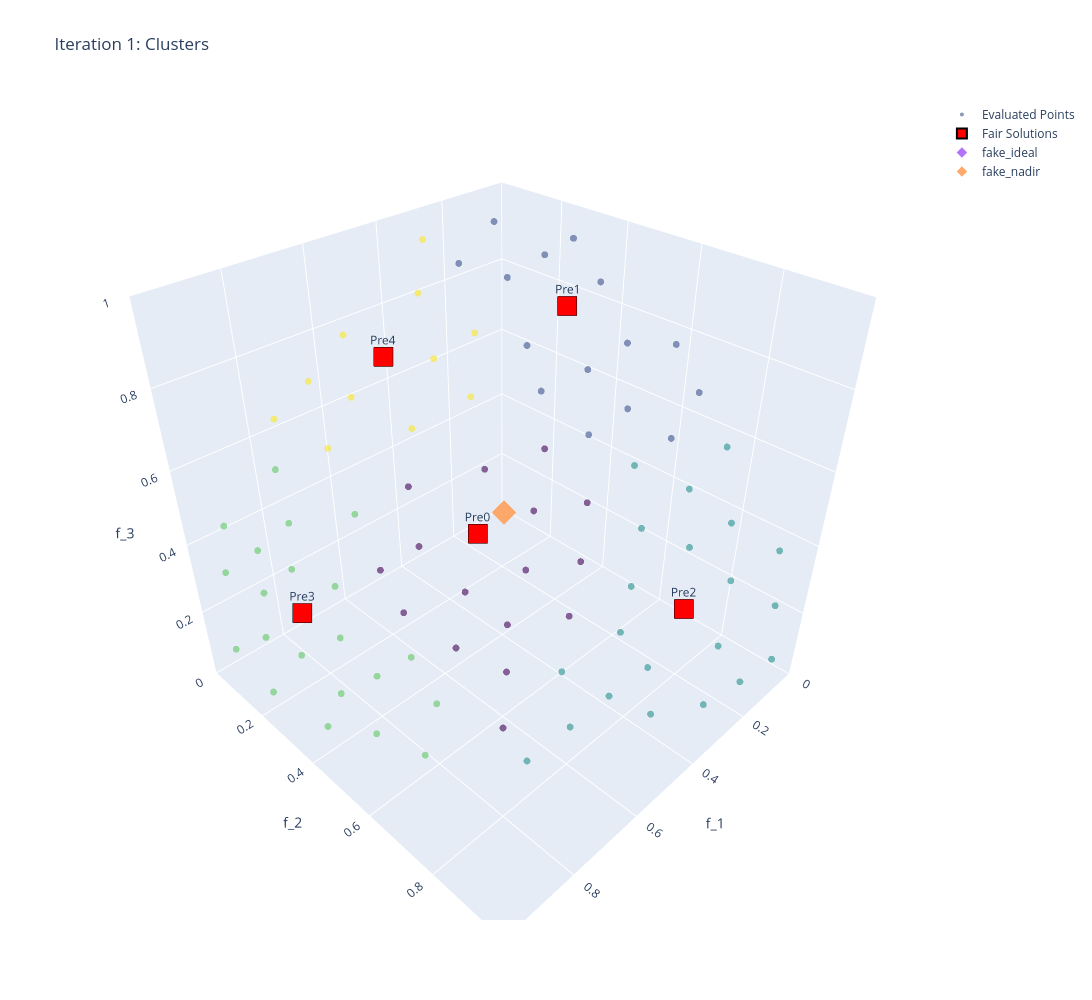
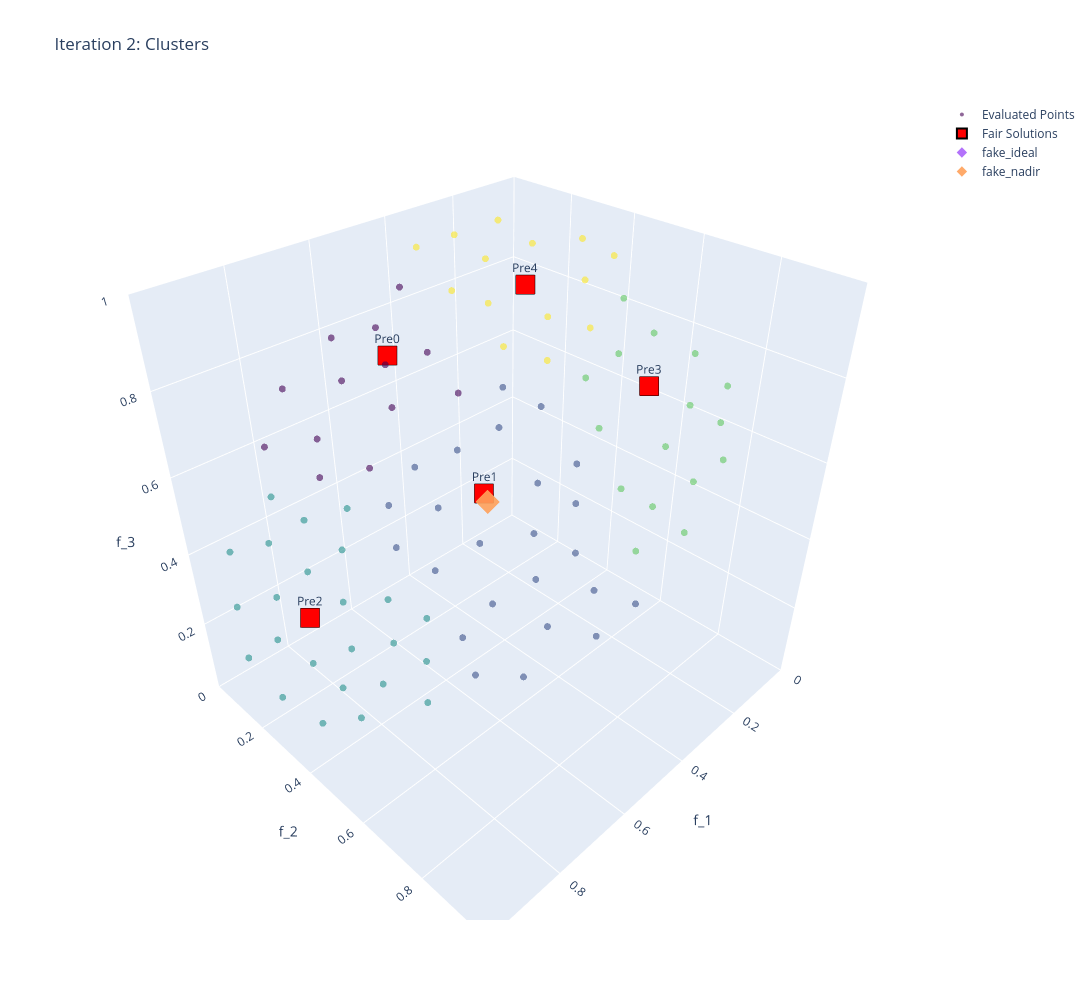
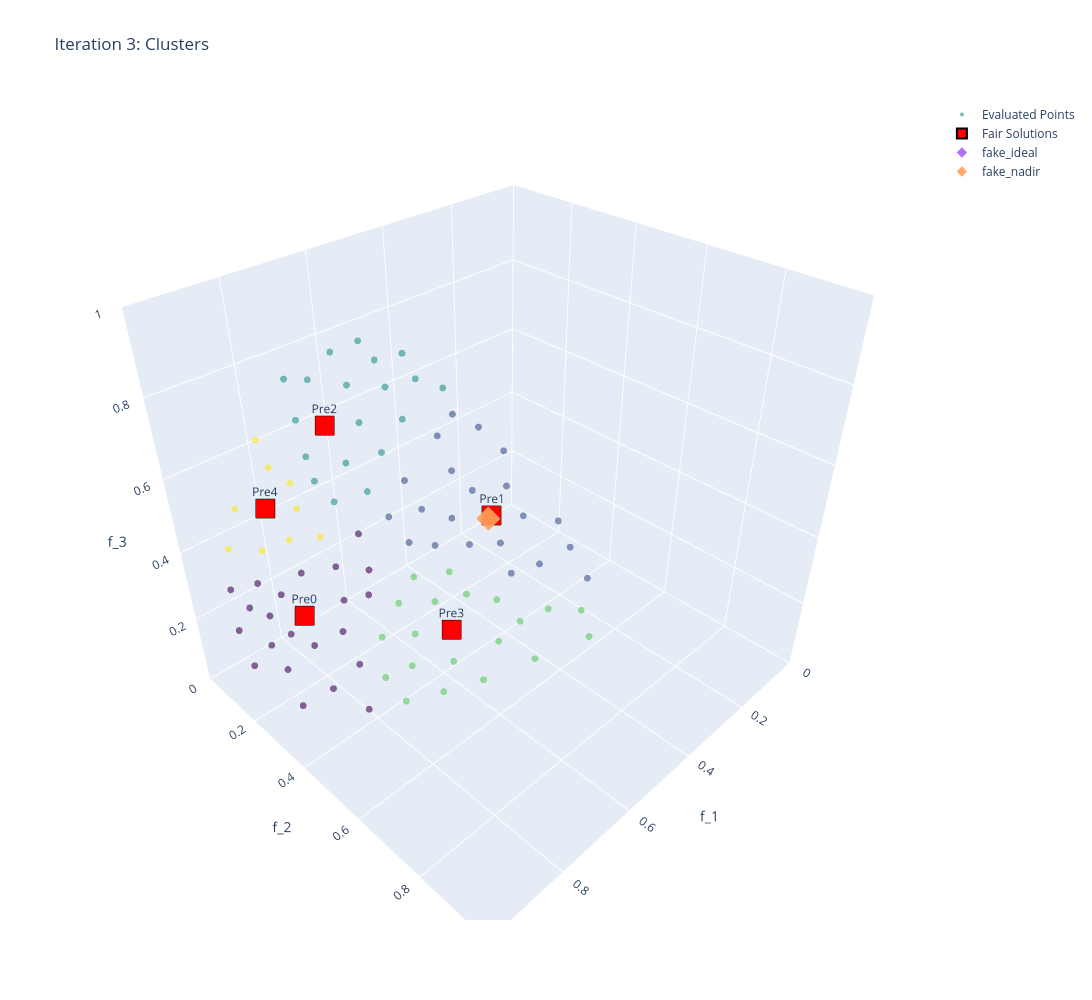
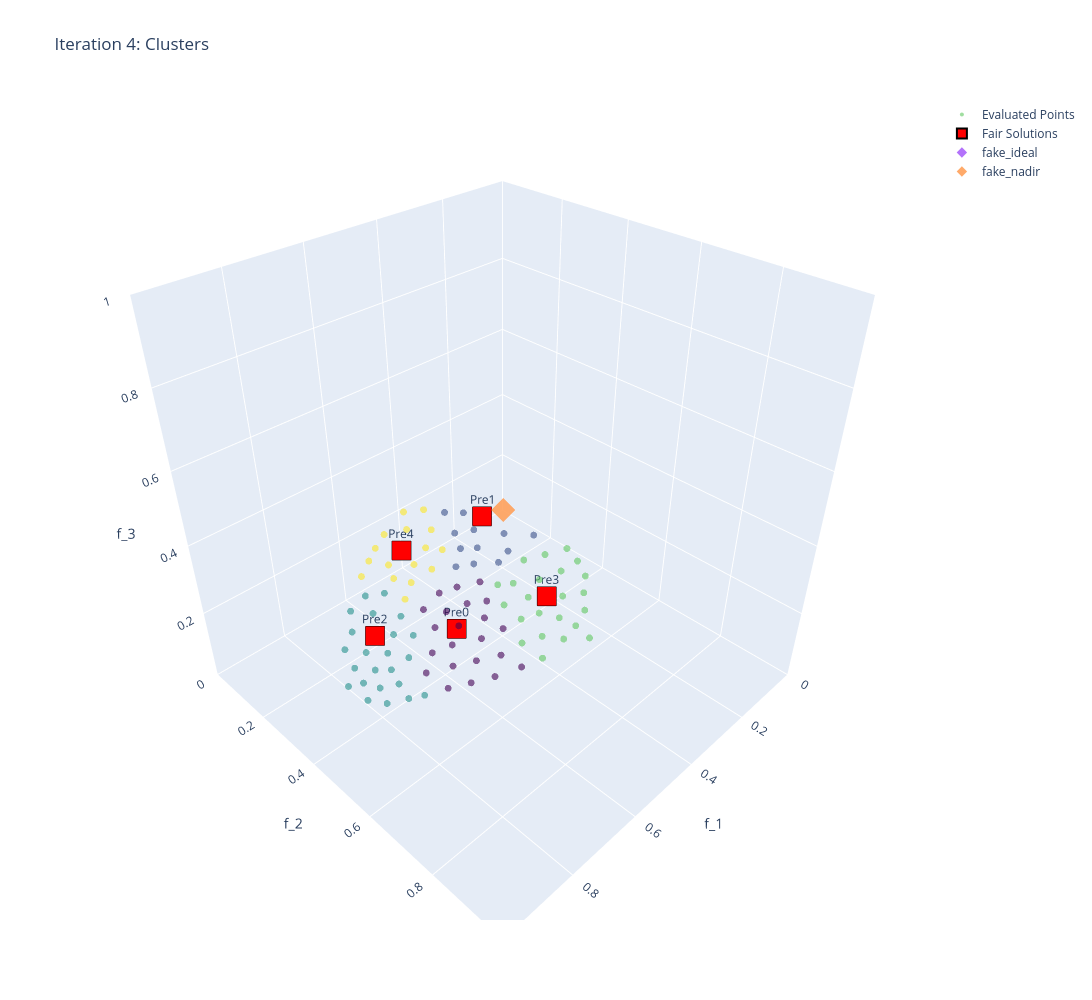

The cell these charts' notebook holds for them, in order:
### Code cell
# --- 3. THE LOOP ---
results_history = []
current_options = fav_options
fractions = [0.8, 0.6, 0.4, 0.2]  # Shrink the hull each iteration

# Run 4 iterations
for iter_idx in range(4):
    print(f"\n{'='*40}\n--- RUNNING ITERATION {iter_idx + 1} ---\n{'='*40}")

    # 1. Run Core Method
    fav_results = favorite_method(
        problem=dtlz2_problem,
        options=current_options,
        results_list=results_history
    )
    results_history.append(fav_results)

    points_matrix, centers_matrix, cluster_labels = cluster_points(fav_results)

    visualize_3d_clusters(
        options=current_options.GPRMoptions, 
        points_arr=points_matrix, 
        centers_arr=centers_matrix, 
        labels=cluster_labels, 
        n_predetermined=len(fav_results.fair_solutions), 
        iter_n=iter_idx+1,
    )
        #current_mps=fav_results.FavOptions.original_most_preferred_solutions

    # 2. DM Voting 
    dm1input = input()
    dm2input = input()
    dm3input = input()
    votes = {"DM1": int(dm1input), "DM2": int(dm2input), "DM3": int(dm3input)}
    winning_idx = majority_rule(votes)

    # 3. Generate Next Iteration MPS and get visualization data!
    next_mps = generate_next_iteration_mps(
        fav_results=fav_results,
        cluster_labels=cluster_labels,
        winning_idx=winning_idx,
        fraction_to_keep=fractions[iter_idx]
    )

    # 5. Prepare Options for Next Iteration
    current_options = current_options.model_copy(deep=True)
    current_options.GPRMoptions.method_options.most_preferred_solutions = next_mps
    current_options.GPRMoptions.method_options.version = "convex_hull"
    current_options.zoom_options.num_steps_remaining = max(1, 4 - iter_idx - 1)
    current_options.votes = votes

### Figure 1 — Plotly figure (JSON) as saved in the notebook; plotly's stock layout.template omitted (floating-point values rounded to 4 significant figures)
{"data": [{"marker": {"color": [1, 2, 3, 2, 0, 4, 3, 2, 2, 1, 0, 1, 4, 3, 4, 3, 3, 3, 2, 2, 1, 2, 0, 1, 2, 0, 4, 0, 0, 1, 3, 1, 2, 4, 4, 1, 4, 3, 1, 3, 3, 4, 2, 4, 2, 3, 1, 0, 4, 0, 2, 2, 1, 3, 2, 3, 0, 3, 2, 3, 2, 2, 2, 0, 0, 0, 0, 0, 0, 3, 2, 4, 4, 1, 4, 1, 1, 2, 2, 3, 4, 1, 2, 0, 1, 1, 3, 1, 2, 3, 0, 4, 1, 1, 2, 3, 3, 3, 3, 3], "colorscale": [[0, "#440154"], [0.1111, "#482878"], [0.2222, "#3e4989"], [0.3333, "#31688e"], [0.4444, "#26828e"], [0.5556, "#1f9e89"], [0.6667, "#35b779"], [0.7778, "#6ece58"], [0.8889, "#b5de2b"], [1, "#fde725"]], "opacity": 0.6, "size": 4}, "mode": "markers", "name": "Evaluated Points", "text": ["Cluster: 1", "Cluster: 2", "Cluster: 3", "Cluster: 2", "Cluster: 0", "Cluster: 4", "Cluster: 3", "Cluster: 2", "Cluster: 2", "Cluster: 1", "Cluster: 0", "Cluster: 1", "Cluster: 4", "Cluster: 3", "Cluster: 4", "Cluster: 3", "Cluster: 3", "Cluster: 3", "Cluster: 2", "Cluster: 2", "Cluster: 1", "Cluster: 2", "Cluster: 0", "Cluster: 1", "Cluster: 2", "Cluster: 0", "Cluster: 4", "Cluster: 0", "Cluster: 0", "Cluster: 1", "Cluster: 3", "Cluster: 1", "Cluster: 2", "Cluster: 4", "Cluster: 4", "Cluster: 1", "Cluster: 4", "Cluster: 3", "Cluster: 1", "Cluster: 3", "Cluster: 3", "Cluster: 4", "Cluster: 2", "Cluster: 4", "Cluster: 2", "Cluster: 3", "Cluster: 1", "Cluster: 0", "Cluster: 4", "Cluster: 0", "Cluster: 2", "Cluster: 2", "Cluster: 1", "Cluster: 3", "Cluster: 2", "Cluster: 3", "Cluster: 0", "Cluster: 3", "Cluster: 2", "Cluster: 3", "Cluster: 2", "Cluster: 2", "Cluster: 2", "Cluster: 0", "Cluster: 0", "Cluster: 0", "Cluster: 0", "Cluster: 0", "Cluster: 0", "Cluster: 3", "Cluster: 2", "Cluster: 4", "Cluster: 4", "Cluster: 1", "Cluster: 4", "Cluster: 1", "Cluster: 1", "Cluster: 2", "Cluster: 2", "Cluster: 3", "Cluster: 4", "Cluster: 1", "Cluster: 2", "Cluster: 0", "Cluster: 1", "Cluster: 1", "Cluster: 3", "Cluster: 1", "Cluster: 2", "Cluster: 3", "Cluster: 0", "Cluster: 4", "Cluster: 1", "Cluster: 1", "Cluster: 2", "Cluster: 3", "Cluster: 3", "Cluster: 3", "Cluster: 3", "Cluster: 3"], "type": "scatter3d", "x": [0.1676, 0.4945, 0.9098, -1.149e-08, 0.5663, 0.4456, 0.9292, 0.4236, 0.09413, -4.933e-09, 0.7373, 0.2686, 0.7392, 0.8498, 0.4199, 0.9845, 0.891, 0.8184, 0.5897, 0.3048, -4.996e-09, 0.202, 0.5893, 0.2294, 0.2294, 0.7199, 0.5698, 0.4388, 0.7017, 0.06928, 0.8538, 0.398, 0.4305, 0.3132, 0.6219, 0.09046, 0.4479, 0.9287, 0.1761, 0.8502, 0.9283, 0.6813, 0.2621, 0.4309, 0.08022, 0.7714, 0.2779, 0.7856, 0.509, 0.5504, 0.3626, 0.5916, -6.474e-09, 0.7891, 0.03808, 0.8133, 0.6315, 0.7421, 0.1593, 0.9718, 0.09243, 0.3298, 0.319, 0.6832, 0.4571, 0.6769, 0.6914, 0.4963, 0.5316, 0.8758, 0.4327, 0.7592, 0.582, 0.3214, 0.6574, 0.2152, 0.06898, 0.2788, 0.5144, 0.946, 0.5112, 0.3599, 0.2008, 0.6514, 0.2915, 0.1183, 0.8769, -9.12e-09, 0.4693, 0.8841, 0.7854, 0.7312, 0.3699, 0.1668, 0.6683, 0.954, 0.9033, 0.9036, 0.9025, 0.8017], "y": [0.1417, 0.8692, 0.01356, 0.8748, 0.5141, -4.75e-09, 0.3674, 0.8039, 0.9896, 0.4572, 0.5989, 0.6411, 0.2141, 0.346, 0.3367, 0.1044, -1.175e-08, 0.5742, 0.7657, 0.9489, 0.4612, 0.9088, 0.656, 0.4274, 0.7913, 0.4756, 0.2095, 0.6849, 0.7022, 0.3003, 0.4712, 0.5118, 0.872, 0.05557, 0.3551, 0.6973, -4.785e-09, 0.3004, 0.5573, 0.1975, 0.1796, 0.08056, 0.9377, 0.1699, 0.9644, 0.3338, 0.2938, 0.4926, 0.416, 0.7451, 0.7723, 0.7983, 0.4641, 0.5885, 0.9285, 0.1123, 0.5592, 0.6703, 0.8641, 0.2231, 0.7866, 0.879, 0.7083, 0.408, 0.5794, 0.6877, 0.5815, 0.7235, 0.6215, 0.4787, 0.8952, 0.04599, 0.08771, 0.1851, 0.2014, 0.722, 0.6099, 0.8413, 0.8381, 0.05107, 0.3058, 0.4335, 0.9746, 0.6648, 0.5462, 0.4269, 0.3831, 0.7168, 0.8201, 0.2381, 0.4246, -9.371e-09, 0.6223, 0.3015, 0.7436, 0.2008, 0.2869, 0.4004, 0.1372, 0.5278], "z": [0.9756, -1.346e-08, 0.4149, 0.4846, 0.6442, 0.8952, 0.04016, 0.4176, 0.1085, 0.8894, 0.3125, 0.7189, 0.6385, 0.3977, 0.8428, 0.1411, 0.454, 0.02251, 0.2568, 0.08197, 0.8873, 0.365, 0.4717, 0.8744, 0.5667, 0.5056, 0.7947, 0.5817, 0.1207, 0.9513, 0.2212, 0.7613, 0.2331, 0.9481, 0.6979, 0.7111, 0.8941, 0.2176, 0.8114, 0.488, 0.3255, 0.7275, 0.2282, 0.8863, 0.2518, 0.5418, 0.9146, 0.3745, 0.7536, 0.3767, 0.5216, 0.1131, 0.8858, 0.1759, 0.3694, 0.5709, 0.5371, -1.351e-08, 0.4775, 0.07671, 0.6105, 0.3442, 0.6297, 0.6056, 0.6748, 0.2625, 0.4287, 0.4798, 0.5755, 0.06217, 0.1068, 0.6492, 0.8085, 0.9287, 0.7261, 0.6576, 0.7895, 0.4631, 0.1816, 0.3202, 0.8032, 0.8262, 0.09912, 0.3655, 0.7853, 0.8965, 0.2904, 0.6973, 0.3275, 0.4021, 0.4504, 0.6822, 0.6899, 0.9388, 0.01998, 0.2225, 0.319, 0.1524, 0.4082, 0.2807]}, {"marker": {"color": "red", "line": {"color": "black", "width": 2}, "size": 10, "symbol": "square"}, "mode": "markers+text", "name": "Fair Solutions", "text": ["Pre0", "Pre1", "Pre2", "Pre3", "Pre4"], "textposition": "top center", "type": "scatter3d", "x": [0.6315, 0.2294, 0.3298, 0.9033, 0.5698], "y": [0.5592, 0.4274, 0.879, 0.2869, 0.2095], "z": [0.5371, 0.8744, 0.3442, 0.319, 0.7947]}, {"marker": {"color": "blue", "line": {"color": "white", "width": 2}, "size": 10, "symbol": "diamond"}, "mode": "markers+text", "name": "New Candidates", "text": [], "textposition": "top center", "type": "scatter3d", "x": [], "y": [], "z": []}, {"marker": {"symbol": "diamond"}, "mode": "markers", "name": "fake_ideal", "opacity": 0.9, "type": "scatter3d", "x": [-1.16e-08], "y": [-4.415e-09], "z": [-1.32e-08]}, {"marker": {"symbol": "diamond"}, "mode": "markers", "name": "fake_nadir", "opacity": 0.9, "type": "scatter3d", "x": [0.8972], "y": [0.8978], "z": [0.8977]}], "layout": {"height": 1000, "scene": {"xaxis": {"range": [0, 1], "title": {"text": "f_1"}}, "yaxis": {"range": [0, 1], "title": {"text": "f_2"}}, "zaxis": {"range": [0, 1], "title": {"text": "f_3"}}}, "title": {"text": "Iteration 1: Clusters"}, "width": 1200}}

### Figure 2 — Plotly figure (JSON) as saved in the notebook; plotly's stock layout.template omitted (floating-point values rounded to 4 significant figures)
{"data": [{"marker": {"color": [0, 3, 1, 2, 4, 0, 2, 1, 1, 3, 2, 1, 4, 0, 3, 2, 0, 3, 0, 1, 1, 2, 4, 4, 2, 4, 3, 3, 1, 1, 1, 2, 2, 2, 4, 4, 3, 3, 0, 1, 0, 0, 0, 2, 2, 3, 2, 4, 1, 0, 3, 2, 1, 4, 3, 2, 2, 1, 3, 2, 2, 3, 4, 1, 1, 2, 2, 1, 0, 4, 3, 1, 1, 4, 2, 0, 2, 1, 2, 2, 3, 2, 1, 4, 1, 4, 4, 2, 0, 1, 3, 3, 1, 2, 0, 1, 3, 2, 1, 3], "colorscale": [[0, "#440154"], [0.1111, "#482878"], [0.2222, "#3e4989"], [0.3333, "#31688e"], [0.4444, "#26828e"], [0.5556, "#1f9e89"], [0.6667, "#35b779"], [0.7778, "#6ece58"], [0.8889, "#b5de2b"], [1, "#fde725"]], "opacity": 0.6, "size": 4}, "mode": "markers", "name": "Evaluated Points", "text": ["Cluster: 0", "Cluster: 3", "Cluster: 1", "Cluster: 2", "Cluster: 4", "Cluster: 0", "Cluster: 2", "Cluster: 1", "Cluster: 1", "Cluster: 3", "Cluster: 2", "Cluster: 1", "Cluster: 4", "Cluster: 0", "Cluster: 3", "Cluster: 2", "Cluster: 0", "Cluster: 3", "Cluster: 0", "Cluster: 1", "Cluster: 1", "Cluster: 2", "Cluster: 4", "Cluster: 4", "Cluster: 2", "Cluster: 4", "Cluster: 3", "Cluster: 3", "Cluster: 1", "Cluster: 1", "Cluster: 1", "Cluster: 2", "Cluster: 2", "Cluster: 2", "Cluster: 4", "Cluster: 4", "Cluster: 3", "Cluster: 3", "Cluster: 0", "Cluster: 1", "Cluster: 0", "Cluster: 0", "Cluster: 0", "Cluster: 2", "Cluster: 2", "Cluster: 3", "Cluster: 2", "Cluster: 4", "Cluster: 1", "Cluster: 0", "Cluster: 3", "Cluster: 2", "Cluster: 1", "Cluster: 4", "Cluster: 3", "Cluster: 2", "Cluster: 2", "Cluster: 1", "Cluster: 3", "Cluster: 2", "Cluster: 2", "Cluster: 3", "Cluster: 4", "Cluster: 1", "Cluster: 1", "Cluster: 2", "Cluster: 2", "Cluster: 1", "Cluster: 0", "Cluster: 4", "Cluster: 3", "Cluster: 1", "Cluster: 1", "Cluster: 4", "Cluster: 2", "Cluster: 0", "Cluster: 2", "Cluster: 1", "Cluster: 2", "Cluster: 2", "Cluster: 3", "Cluster: 2", "Cluster: 1", "Cluster: 4", "Cluster: 1", "Cluster: 4", "Cluster: 4", "Cluster: 2", "Cluster: 0", "Cluster: 1", "Cluster: 3", "Cluster: 3", "Cluster: 1", "Cluster: 2", "Cluster: 0", "Cluster: 1", "Cluster: 3", "Cluster: 2", "Cluster: 1", "Cluster: 3"], "type": "scatter3d", "x": [0.7124, -5.09e-09, 0.4149, 0.9297, 0.3574, 0.4659, 0.9218, 0.4213, 0.7156, 0.1146, 0.8465, 0.6327, 0.2807, 0.5185, 0.364, 0.9747, 0.7972, 0.2027, 0.6509, 0.5865, 0.5828, 0.8438, 0.187, 0.2386, 0.8291, 0.08332, 0.2701, 0.01175, 0.7457, 0.5002, 0.4932, 0.7537, 0.9141, 0.9155, 0.3978, 0.4076, 0.3471, 0.2366, 0.6262, 0.6543, 0.545, 0.7407, 0.7147, 0.8861, 0.8786, 0.1163, 0.9617, 0.1679, 0.6621, 0.5271, 0.3833, 0.9556, 0.7125, 0.1882, 0.3143, 0.8407, 0.8114, 0.5043, 0.04996, 0.8644, 0.7936, 0.1354, 0.2941, 0.5461, 0.6439, 0.9393, 0.8823, 0.5882, 0.4546, 0.2846, 0.1233, 0.4558, 0.5744, 0.3577, 0.7773, 0.6035, 0.7916, 0.5067, 0.8651, 0.884, 0.2087, 0.7731, 0.6573, 0.368, 0.4846, 0.05664, 0.2965, 0.8931, 0.5841, 0.7223, -8.75e-09, 0.2215, 0.4581, 0.8102, 0.7756, 0.7159, 0.07977, 0.8937, 0.4202, 0.3177], "y": [0.3166, 0.4671, 0.8306, 0.3605, 0.05408, -5.069e-09, 0.03958, 0.534, 0.6486, 0.8063, 0.3716, 0.5745, 0.3353, 0.2827, 0.7225, 0.146, 0.04005, 0.6457, 0.1486, 0.455, 0.7303, 0.4894, 0.1444, 0.4969, 0.2247, 0.3187, 0.834, 0.7233, 0.4382, 0.6082, 0.7182, 0.5395, 0.2113, 0.3311, 0.2244, 0.4026, 0.6351, 0.7332, 0.2913, 0.6366, 0.1382, 0.1704, 0.00591, -1.167e-08, -1.155e-08, 0.5787, 0.2523, 0.4101, 0.4785, 0.3918, 0.7931, 0.09572, 0.523, 0.2612, 0.5597, 0.1176, 0.3341, 0.8015, 0.6497, 0.4128, 0.5785, 0.7131, 0.2199, 0.6463, 0.7226, 0.2322, 0.1535, 0.5384, 0.1122, 0.1026, 0.4896, 0.6783, 0.6835, 0.4857, 0.561, 0.05057, 0.4589, 0.4961, 0.2735, 0.4513, 0.7984, 0.3101, 0.4002, 0.3105, 0.7696, 0.3954, 0.4232, 0.3057, 0.2196, 0.3892, 0.7, 0.5686, 0.4554, 0.4933, 0.2203, 0.6097, 0.763, 0.4066, 0.643, 0.776], "z": [0.6262, 0.8842, 0.3714, 0.0757, 0.9324, 0.8848, 0.3856, 0.733, 0.2592, 0.5803, 0.3813, 0.5192, 0.8993, 0.807, 0.5878, 0.1692, 0.6023, 0.7362, 0.7444, 0.6701, 0.3563, 0.2201, 0.9717, 0.8343, 0.512, 0.9442, 0.4812, 0.6905, 0.5019, 0.6163, 0.4908, 0.3754, 0.3461, 0.2287, 0.8896, 0.8196, 0.69, 0.6375, 0.7232, 0.4081, 0.827, 0.6498, 0.6995, 0.4635, 0.4775, 0.8072, 0.1069, 0.8965, 0.5768, 0.7541, 0.4734, 0.2788, 0.4678, 0.9468, 0.7668, 0.5286, 0.4795, 0.3214, 0.7585, 0.2871, 0.1884, 0.6879, 0.9301, 0.533, 0.2514, 0.2527, 0.445, 0.6034, 0.8836, 0.9531, 0.8632, 0.5763, 0.4505, 0.7976, 0.2849, 0.7958, 0.4036, 0.705, 0.4205, 0.1218, 0.5648, 0.5533, 0.6386, 0.8765, 0.4157, 0.9168, 0.8562, 0.3301, 0.7814, 0.5717, 0.7141, 0.7922, 0.7634, 0.3166, 0.5915, 0.3403, 0.6415, 0.1897, 0.6403, 0.5448]}, {"marker": {"color": "red", "line": {"color": "black", "width": 2}, "size": 10, "symbol": "square"}, "mode": "markers+text", "name": "Fair Solutions", "text": ["Pre0", "Pre1", "Pre2", "Pre3", "Pre4"], "textposition": "top center", "type": "scatter3d", "x": [0.5698, 0.5882, 0.8931, 0.2027, 0.2807], "y": [0.2095, 0.5384, 0.3057, 0.6457, 0.3353], "z": [0.7947, 0.6034, 0.3301, 0.7362, 0.8993]}, {"marker": {"color": "blue", "line": {"color": "white", "width": 2}, "size": 10, "symbol": "diamond"}, "mode": "markers+text", "name": "New Candidates", "text": [], "textposition": "top center", "type": "scatter3d", "x": [], "y": [], "z": []}, {"marker": {"symbol": "diamond"}, "mode": "markers", "name": "fake_ideal", "opacity": 0.9, "type": "scatter3d", "x": [-1.16e-08], "y": [-4.415e-09], "z": [-1.32e-08]}, {"marker": {"symbol": "diamond"}, "mode": "markers", "name": "fake_nadir", "opacity": 0.9, "type": "scatter3d", "x": [0.8972], "y": [0.8978], "z": [0.8977]}], "layout": {"height": 1000, "scene": {"xaxis": {"range": [0, 1], "title": {"text": "f_1"}}, "yaxis": {"range": [0, 1], "title": {"text": "f_2"}}, "zaxis": {"range": [0, 1], "title": {"text": "f_3"}}}, "title": {"text": "Iteration 2: Clusters"}, "width": 1200}}

### Figure 3 — Plotly figure (JSON) as saved in the notebook; plotly's stock layout.template omitted (floating-point values rounded to 4 significant figures)
{"data": [{"marker": {"color": [2, 3, 0, 1, 3, 4, 2, 1, 0, 3, 2, 0, 1, 4, 3, 0, 0, 2, 0, 2, 0, 4, 3, 2, 1, 1, 1, 1, 3, 3, 0, 2, 3, 0, 4, 0, 2, 4, 2, 3, 1, 1, 1, 2, 2, 3, 0, 0, 0, 2, 4, 2, 3, 2, 3, 0, 3, 1, 4, 2, 1, 4, 0, 0, 2, 2, 2, 0, 2, 3, 4, 0, 1, 3, 1, 4, 0, 3, 1, 1, 3, 1, 1, 1, 3, 1, 2, 3, 2, 1, 1, 3, 2, 2, 4, 3, 0, 0, 0, 0], "colorscale": [[0, "#440154"], [0.1111, "#482878"], [0.2222, "#3e4989"], [0.3333, "#31688e"], [0.4444, "#26828e"], [0.5556, "#1f9e89"], [0.6667, "#35b779"], [0.7778, "#6ece58"], [0.8889, "#b5de2b"], [1, "#fde725"]], "opacity": 0.6, "size": 4}, "mode": "markers", "name": "Evaluated Points", "text": ["Cluster: 2", "Cluster: 3", "Cluster: 0", "Cluster: 1", "Cluster: 3", "Cluster: 4", "Cluster: 2", "Cluster: 1", "Cluster: 0", "Cluster: 3", "Cluster: 2", "Cluster: 0", "Cluster: 1", "Cluster: 4", "Cluster: 3", "Cluster: 0", "Cluster: 0", "Cluster: 2", "Cluster: 0", "Cluster: 2", "Cluster: 0", "Cluster: 4", "Cluster: 3", "Cluster: 2", "Cluster: 1", "Cluster: 1", "Cluster: 1", "Cluster: 1", "Cluster: 3", "Cluster: 3", "Cluster: 0", "Cluster: 2", "Cluster: 3", "Cluster: 0", "Cluster: 4", "Cluster: 0", "Cluster: 2", "Cluster: 4", "Cluster: 2", "Cluster: 3", "Cluster: 1", "Cluster: 1", "Cluster: 1", "Cluster: 2", "Cluster: 2", "Cluster: 3", "Cluster: 0", "Cluster: 0", "Cluster: 0", "Cluster: 2", "Cluster: 4", "Cluster: 2", "Cluster: 3", "Cluster: 2", "Cluster: 3", "Cluster: 0", "Cluster: 3", "Cluster: 1", "Cluster: 4", "Cluster: 2", "Cluster: 1", "Cluster: 4", "Cluster: 0", "Cluster: 0", "Cluster: 2", "Cluster: 2", "Cluster: 2", "Cluster: 0", "Cluster: 2", "Cluster: 3", "Cluster: 4", "Cluster: 0", "Cluster: 1", "Cluster: 3", "Cluster: 1", "Cluster: 4", "Cluster: 0", "Cluster: 3", "Cluster: 1", "Cluster: 1", "Cluster: 3", "Cluster: 1", "Cluster: 1", "Cluster: 1", "Cluster: 3", "Cluster: 1", "Cluster: 2", "Cluster: 3", "Cluster: 2", "Cluster: 1", "Cluster: 1", "Cluster: 3", "Cluster: 2", "Cluster: 2", "Cluster: 4", "Cluster: 3", "Cluster: 0", "Cluster: 0", "Cluster: 0", "Cluster: 0"], "type": "scatter3d", "x": [0.5903, 0.5229, 0.9696, 0.53, 0.7775, 0.8775, 0.7279, 0.4992, 0.8681, 0.7065, 0.5403, 0.8678, 0.649, 0.8691, 0.6459, 0.9457, 0.9001, 0.7342, 0.7757, 0.6189, 0.9401, 0.8212, 0.7959, 0.6423, 0.4931, 0.6768, 0.5474, 0.6022, 0.6209, 0.6923, 0.9282, 0.5789, 0.7256, 0.8401, 0.8892, 0.8593, 0.534, 0.8096, 0.5715, 0.5747, 0.7224, 0.6086, 0.5599, 0.6735, 0.6723, 0.6667, 0.9644, 0.9403, 0.9009, 0.7404, 0.9172, 0.7635, 0.7664, 0.7762, 0.8192, 0.7907, 0.8181, 0.5934, 0.8203, 0.6028, 0.5189, 0.8509, 0.892, 0.9181, 0.7302, 0.6777, 0.7116, 0.8607, 0.615, 0.7396, 0.8548, 0.8261, 0.5003, 0.7412, 0.6804, 0.7908, 0.9437, 0.7754, 0.5481, 0.6461, 0.7306, 0.7268, 0.5986, 0.5933, 0.5223, 0.6919, 0.5572, 0.8347, 0.7784, 0.6081, 0.5511, 0.6844, 0.5806, 0.6929, 0.8049, 0.6247, 0.8082, 0.9032, 0.9418, 0.9182], "y": [-7.023e-09, 0.7893, 0.19, 0.4602, 0.486, 0.04163, 0.2675, 0.6659, 0.4758, 0.6646, 0.2313, 0.2726, 0.5099, -1.14e-08, 0.64, 0.09295, 0.3425, 0.0997, 0.3614, 0.3242, 0.3262, 0.2083, 0.543, 0.1672, 0.7491, 0.3963, 0.5629, 0.6039, 0.7294, 0.5486, 0.2208, -8.277e-09, 0.5896, 0.3817, 0.1595, 0.445, 0.3546, 0.09173, 0.118, 0.7186, 0.4602, 0.4649, 0.675, 0.06617, 0.2457, 0.6681, 0.1365, 0.2851, 0.3972, -1e-08, 0.05802, 0.1727, 0.6064, 0.2839, 0.5447, 0.4097, 0.4757, 0.4043, 0.2862, 0.2491, 0.5237, 0.1291, 0.298, 0.1701, 0.3397, 0.3252, 0.176, 0.3971, 0.07325, 0.6097, 0.2189, 0.3426, 0.7031, 0.4943, 0.453, 0.01846, 0.2366, 0.5324, 0.6139, 0.559, 0.5461, 0.4029, 0.5165, 0.5674, 0.7631, 0.5058, 0.2944, 0.4997, 0.2204, 0.6426, 0.4039, 0.5909, 0.1868, 0.0005736, 0.1658, 0.6873, 0.4261, 0.2389, 0.1608, 0.2827], "z": [0.8072, 0.3219, 0.1543, 0.7123, 0.3992, 0.4778, 0.6314, 0.5544, 0.1413, 0.2434, 0.809, 0.4155, 0.5647, 0.4946, 0.4163, 0.3114, 0.2694, 0.6716, 0.5173, 0.7154, 0.09943, 0.5313, 0.2679, 0.748, 0.4425, 0.6205, 0.6193, 0.5222, 0.2871, 0.4687, 0.2995, 0.8154, 0.3547, 0.3854, 0.4287, 0.252, 0.7675, 0.5798, 0.8121, 0.3916, 0.5161, 0.643, 0.4804, 0.7362, 0.6983, 0.3303, 0.2264, 0.186, 0.1749, 0.6722, 0.3941, 0.6223, 0.2119, 0.5629, 0.1794, 0.4548, 0.323, 0.696, 0.4952, 0.758, 0.6756, 0.5092, 0.3399, 0.358, 0.5928, 0.6596, 0.6802, 0.3185, 0.7851, 0.285, 0.4706, 0.4474, 0.5053, 0.4542, 0.576, 0.6118, 0.2312, 0.3394, 0.5681, 0.5197, 0.4098, 0.5562, 0.6123, 0.571, 0.3805, 0.5152, 0.7764, 0.2316, 0.5878, 0.4662, 0.7302, 0.4271, 0.7924, 0.721, 0.5698, 0.3707, 0.4065, 0.3565, 0.2953, 0.2774]}, {"marker": {"color": "red", "line": {"color": "black", "width": 2}, "size": 10, "symbol": "square"}, "mode": "markers+text", "name": "Fair Solutions", "text": ["Pre0", "Pre1", "Pre2", "Pre3", "Pre4"], "textposition": "top center", "type": "scatter3d", "x": [0.8931, 0.5933, 0.7116, 0.7256, 0.8509], "y": [0.3057, 0.5674, 0.176, 0.5896, 0.1291], "z": [0.3301, 0.571, 0.6802, 0.3547, 0.5092]}, {"marker": {"color": "blue", "line": {"color": "white", "width": 2}, "size": 10, "symbol": "diamond"}, "mode": "markers+text", "name": "New Candidates", "text": [], "textposition": "top center", "type": "scatter3d", "x": [], "y": [], "z": []}, {"marker": {"symbol": "diamond"}, "mode": "markers", "name": "fake_ideal", "opacity": 0.9, "type": "scatter3d", "x": [-1.16e-08], "y": [-4.415e-09], "z": [-1.32e-08]}, {"marker": {"symbol": "diamond"}, "mode": "markers", "name": "fake_nadir", "opacity": 0.9, "type": "scatter3d", "x": [0.8972], "y": [0.8978], "z": [0.8977]}], "layout": {"height": 1000, "scene": {"xaxis": {"range": [0, 1], "title": {"text": "f_1"}}, "yaxis": {"range": [0, 1], "title": {"text": "f_2"}}, "zaxis": {"range": [0, 1], "title": {"text": "f_3"}}}, "title": {"text": "Iteration 3: Clusters"}, "width": 1200}}

### Figure 4 — Plotly figure (JSON) as saved in the notebook; plotly's stock layout.template omitted (floating-point values rounded to 4 significant figures)
{"data": [{"marker": {"color": [3, 2, 4, 0, 1, 4, 0, 2, 3, 3, 1, 2, 1, 4, 4, 2, 3, 0, 1, 2, 3, 0, 2, 2, 4, 3, 0, 2, 2, 3, 3, 1, 4, 0, 2, 3, 2, 1, 3, 0, 0, 1, 3, 3, 0, 0, 3, 4, 0, 0, 4, 0, 0, 2, 0, 0, 2, 2, 3, 1, 2, 0, 2, 3, 3, 2, 3, 0, 2, 0, 4, 3, 2, 4, 4, 0, 2, 0, 1, 2, 2, 3, 4, 3, 2, 0, 4, 4, 4, 3, 1, 4, 1, 1, 2, 3, 4, 1, 3, 3], "colorscale": [[0, "#440154"], [0.1111, "#482878"], [0.2222, "#3e4989"], [0.3333, "#31688e"], [0.4444, "#26828e"], [0.5556, "#1f9e89"], [0.6667, "#35b779"], [0.7778, "#6ece58"], [0.8889, "#b5de2b"], [1, "#fde725"]], "opacity": 0.6, "size": 4}, "mode": "markers", "name": "Evaluated Points", "text": ["Cluster: 3", "Cluster: 2", "Cluster: 4", "Cluster: 0", "Cluster: 1", "Cluster: 4", "Cluster: 0", "Cluster: 2", "Cluster: 3", "Cluster: 3", "Cluster: 1", "Cluster: 2", "Cluster: 1", "Cluster: 4", "Cluster: 4", "Cluster: 2", "Cluster: 3", "Cluster: 0", "Cluster: 1", "Cluster: 2", "Cluster: 3", "Cluster: 0", "Cluster: 2", "Cluster: 2", "Cluster: 4", "Cluster: 3", "Cluster: 0", "Cluster: 2", "Cluster: 2", "Cluster: 3", "Cluster: 3", "Cluster: 1", "Cluster: 4", "Cluster: 0", "Cluster: 2", "Cluster: 3", "Cluster: 2", "Cluster: 1", "Cluster: 3", "Cluster: 0", "Cluster: 0", "Cluster: 1", "Cluster: 3", "Cluster: 3", "Cluster: 0", "Cluster: 0", "Cluster: 3", "Cluster: 4", "Cluster: 0", "Cluster: 0", "Cluster: 4", "Cluster: 0", "Cluster: 0", "Cluster: 2", "Cluster: 0", "Cluster: 0", "Cluster: 2", "Cluster: 2", "Cluster: 3", "Cluster: 1", "Cluster: 2", "Cluster: 0", "Cluster: 2", "Cluster: 3", "Cluster: 3", "Cluster: 2", "Cluster: 3", "Cluster: 0", "Cluster: 2", "Cluster: 0", "Cluster: 4", "Cluster: 3", "Cluster: 2", "Cluster: 4", "Cluster: 4", "Cluster: 0", "Cluster: 2", "Cluster: 0", "Cluster: 1", "Cluster: 2", "Cluster: 2", "Cluster: 3", "Cluster: 4", "Cluster: 3", "Cluster: 2", "Cluster: 0", "Cluster: 4", "Cluster: 4", "Cluster: 4", "Cluster: 3", "Cluster: 1", "Cluster: 4", "Cluster: 1", "Cluster: 1", "Cluster: 2", "Cluster: 3", "Cluster: 4", "Cluster: 1", "Cluster: 3", "Cluster: 3"], "type": "scatter3d", "x": [0.5706, 0.8926, 0.6848, 0.7541, 0.5512, 0.813, 0.6955, 0.8019, 0.6442, 0.4976, 0.6865, 0.835, 0.6118, 0.7563, 0.7542, 0.8533, 0.5747, 0.7504, 0.6238, 0.8048, 0.639, 0.6964, 0.8784, 0.8531, 0.7127, 0.5197, 0.696, 0.849, 0.7913, 0.5089, 0.596, 0.663, 0.7721, 0.727, 0.7969, 0.5482, 0.8302, 0.5943, 0.5263, 0.7328, 0.6639, 0.6432, 0.6143, 0.6168, 0.721, 0.7718, 0.5848, 0.7225, 0.7673, 0.6511, 0.7203, 0.7898, 0.6595, 0.8755, 0.6767, 0.7151, 0.787, 0.8239, 0.5344, 0.6597, 0.8768, 0.7584, 0.8292, 0.6042, 0.5664, 0.86, 0.5483, 0.7407, 0.8551, 0.6804, 0.7452, 0.6031, 0.8115, 0.6912, 0.7929, 0.7295, 0.8239, 0.6992, 0.6346, 0.8217, 0.8555, 0.6272, 0.7756, 0.5739, 0.8735, 0.6668, 0.7753, 0.6922, 0.74, 0.5437, 0.66, 0.712, 0.6671, 0.6341, 0.8331, 0.5006, 0.7754, 0.6018, 0.5112, 0.6405], "y": [0.752, 0.414, 0.4538, 0.5539, 0.6416, 0.3919, 0.6727, 0.5647, 0.6485, 0.7407, 0.5503, 0.4505, 0.5517, 0.487, 0.4048, 0.4969, 0.682, 0.6022, 0.6119, 0.5232, 0.6963, 0.634, 0.3961, 0.4649, 0.4874, 0.7626, 0.5919, 0.3907, 0.4891, 0.6966, 0.7033, 0.5234, 0.435, 0.5409, 0.4459, 0.7245, 0.5148, 0.5983, 0.7853, 0.6382, 0.5977, 0.5697, 0.7332, 0.6476, 0.5917, 0.5619, 0.6465, 0.441, 0.6027, 0.7078, 0.5131, 0.56, 0.661, 0.4576, 0.6719, 0.637, 0.5208, 0.4361, 0.7054, 0.4906, 0.4226, 0.5245, 0.4826, 0.721, 0.7338, 0.4039, 0.6719, 0.5911, 0.4407, 0.627, 0.4476, 0.6782, 0.4852, 0.4831, 0.3959, 0.5637, 0.5369, 0.5656, 0.5208, 0.4116, 0.4797, 0.6816, 0.3989, 0.7028, 0.445, 0.6203, 0.4867, 0.5163, 0.4797, 0.7602, 0.576, 0.4213, 0.5444, 0.5506, 0.4958, 0.7198, 0.4535, 0.6176, 0.75, 0.6262], "z": [0.3301, 0.1789, 0.5702, 0.3529, 0.5334, 0.4307, 0.2524, 0.1953, 0.4057, 0.4515, 0.4752, 0.3158, 0.5669, 0.4368, 0.5171, 0.1582, 0.4523, 0.2724, 0.4862, 0.2802, 0.327, 0.3361, 0.2675, 0.2367, 0.5045, 0.3852, 0.4065, 0.3557, 0.3669, 0.5057, 0.3875, 0.5352, 0.4632, 0.423, 0.4076, 0.4178, 0.214, 0.5374, 0.326, 0.236, 0.4494, 0.5115, 0.2917, 0.4474, 0.3606, 0.2977, 0.4899, 0.5325, 0.219, 0.2741, 0.4668, 0.2502, 0.3579, 0.1552, 0.3012, 0.2877, 0.3307, 0.362, 0.4657, 0.5693, 0.2294, 0.387, 0.2819, 0.3393, 0.3751, 0.3118, 0.498, 0.3193, 0.2732, 0.3794, 0.4942, 0.4199, 0.3257, 0.5374, 0.4633, 0.3874, 0.1813, 0.4374, 0.571, 0.3943, 0.1948, 0.3769, 0.4892, 0.4204, 0.1976, 0.413, 0.4026, 0.5042, 0.4714, 0.3555, 0.4823, 0.5617, 0.5085, 0.5429, 0.2451, 0.481, 0.4393, 0.5064, 0.4198, 0.4446]}, {"marker": {"color": "red", "line": {"color": "black", "width": 2}, "size": 10, "symbol": "square"}, "mode": "markers+text", "name": "Fair Solutions", "text": ["Pre0", "Pre1", "Pre2", "Pre3", "Pre4"], "textposition": "top center", "type": "scatter3d", "x": [0.7256, 0.6118, 0.835, 0.5739, 0.7452], "y": [0.5896, 0.5517, 0.4505, 0.7028, 0.4476], "z": [0.3547, 0.5669, 0.3158, 0.4204, 0.4942]}, {"marker": {"color": "blue", "line": {"color": "white", "width": 2}, "size": 10, "symbol": "diamond"}, "mode": "markers+text", "name": "New Candidates", "text": [], "textposition": "top center", "type": "scatter3d", "x": [], "y": [], "z": []}, {"marker": {"symbol": "diamond"}, "mode": "markers", "name": "fake_ideal", "opacity": 0.9, "type": "scatter3d", "x": [-1.16e-08], "y": [-4.415e-09], "z": [-1.32e-08]}, {"marker": {"symbol": "diamond"}, "mode": "markers", "name": "fake_nadir", "opacity": 0.9, "type": "scatter3d", "x": [0.8972], "y": [0.8978], "z": [0.8977]}], "layout": {"height": 1000, "scene": {"xaxis": {"range": [0, 1], "title": {"text": "f_1"}}, "yaxis": {"range": [0, 1], "title": {"text": "f_2"}}, "zaxis": {"range": [0, 1], "title": {"text": "f_3"}}}, "title": {"text": "Iteration 4: Clusters"}, "width": 1200}}
